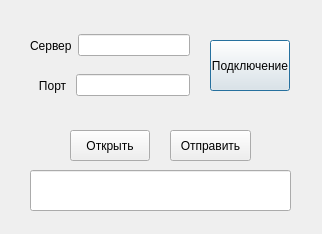
<?xml version="1.0" encoding="UTF-8"?>
<ui version="4.0">
 <class>Client</class>
 <widget class="QDialog" name="Client">
  <property name="geometry">
   <rect>
    <x>0</x>
    <y>0</y>
    <width>322</width>
    <height>234</height>
   </rect>
  </property>
  <property name="windowTitle">
   <string>Client</string>
  </property>
  <widget class="QPushButton" name="ConB">
   <property name="geometry">
    <rect>
     <x>210</x>
     <y>40</y>
     <width>80</width>
     <height>51</height>
    </rect>
   </property>
   <property name="text">
    <string>Подключение</string>
   </property>
  </widget>
  <widget class="QPushButton" name="OpenB">
   <property name="geometry">
    <rect>
     <x>70</x>
     <y>130</y>
     <width>80</width>
     <height>31</height>
    </rect>
   </property>
   <property name="text">
    <string>Открыть</string>
   </property>
  </widget>
  <widget class="QPushButton" name="SendB">
   <property name="geometry">
    <rect>
     <x>170</x>
     <y>130</y>
     <width>81</width>
     <height>31</height>
    </rect>
   </property>
   <property name="text">
    <string>Отправить</string>
   </property>
  </widget>
  <widget class="QWidget" name="horizontalLayoutWidget">
   <property name="geometry">
    <rect>
     <x>30</x>
     <y>30</y>
     <width>160</width>
     <height>31</height>
    </rect>
   </property>
   <layout class="QHBoxLayout" name="ServHorizontalLayout">
    <item alignment="Qt::AlignHCenter">
     <widget class="QLabel" name="ServL">
      <property name="text">
       <string>Сервер</string>
      </property>
     </widget>
    </item>
    <item>
     <widget class="QLineEdit" name="ServLI"/>
    </item>
   </layout>
  </widget>
  <widget class="QWidget" name="horizontalLayoutWidget_2">
   <property name="geometry">
    <rect>
     <x>29</x>
     <y>70</y>
     <width>161</width>
     <height>31</height>
    </rect>
   </property>
   <layout class="QHBoxLayout" name="PortHorizontalLayout">
    <item alignment="Qt::AlignHCenter">
     <widget class="QLabel" name="PortL">
      <property name="text">
       <string>   Порт </string>
      </property>
     </widget>
    </item>
    <item>
     <widget class="QLineEdit" name="PortLI"/>
    </item>
   </layout>
  </widget>
  <widget class="QLineEdit" name="StatusLI">
   <property name="geometry">
    <rect>
     <x>30</x>
     <y>170</y>
     <width>261</width>
     <height>41</height>
    </rect>
   </property>
  </widget>
 </widget>
 <resources/>
 <connections/>
</ui>
